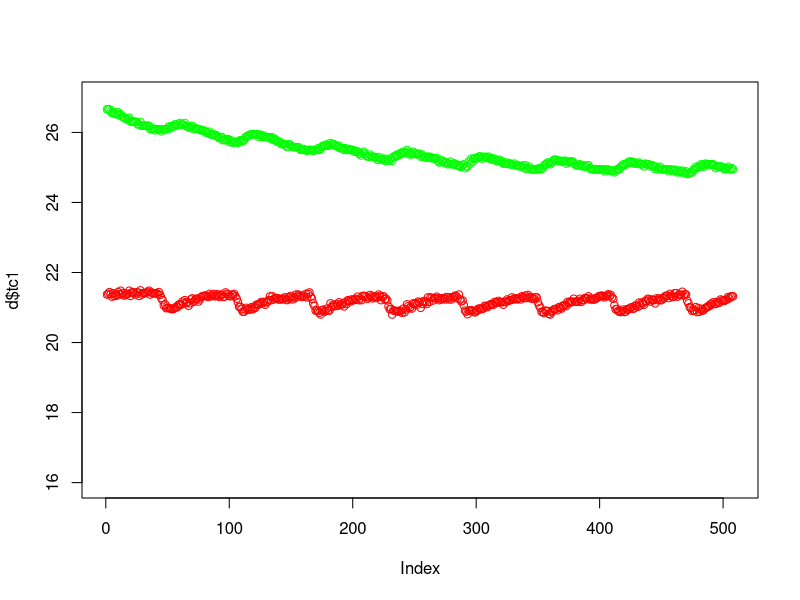
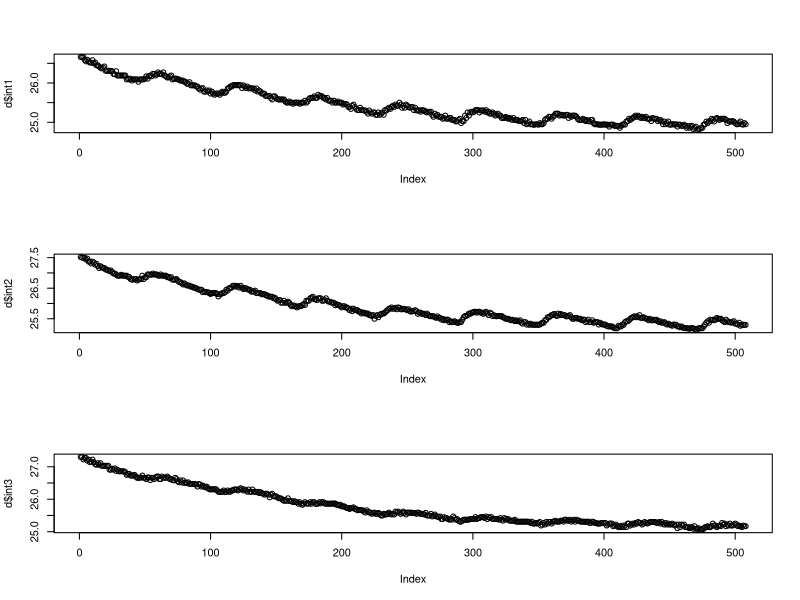
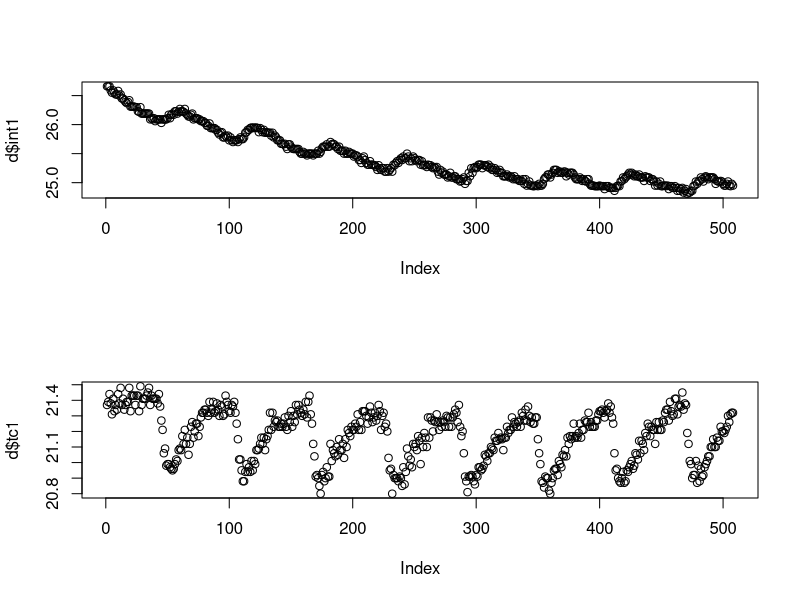
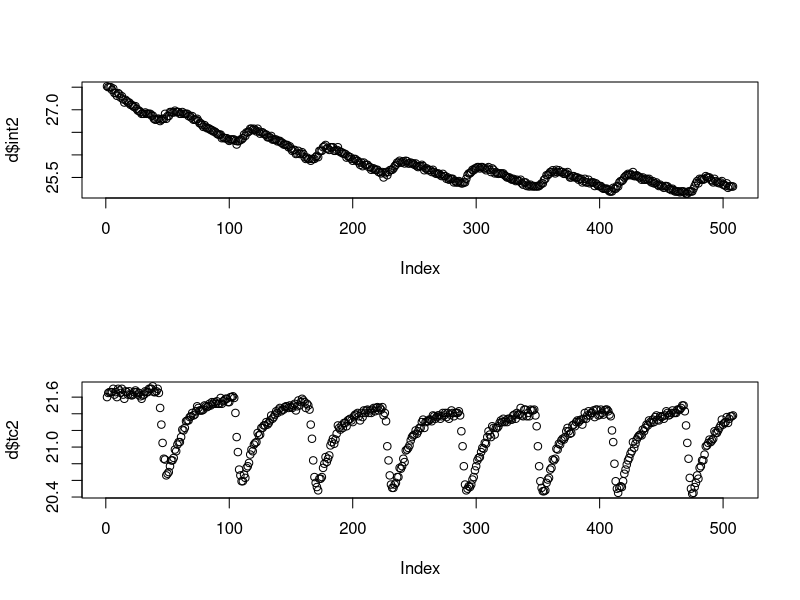
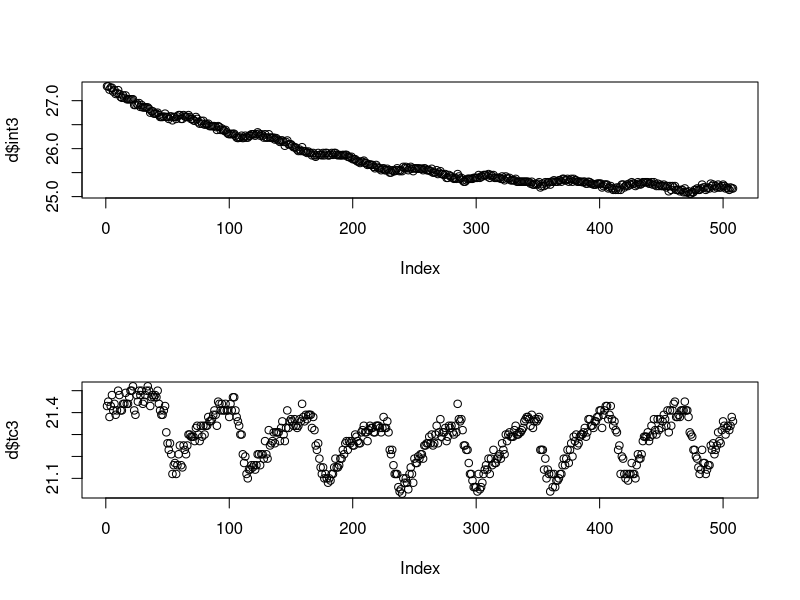
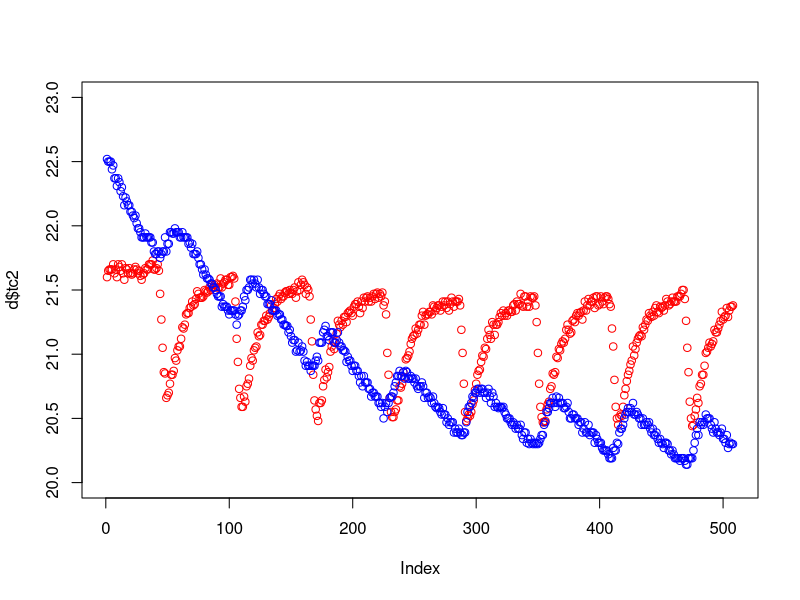
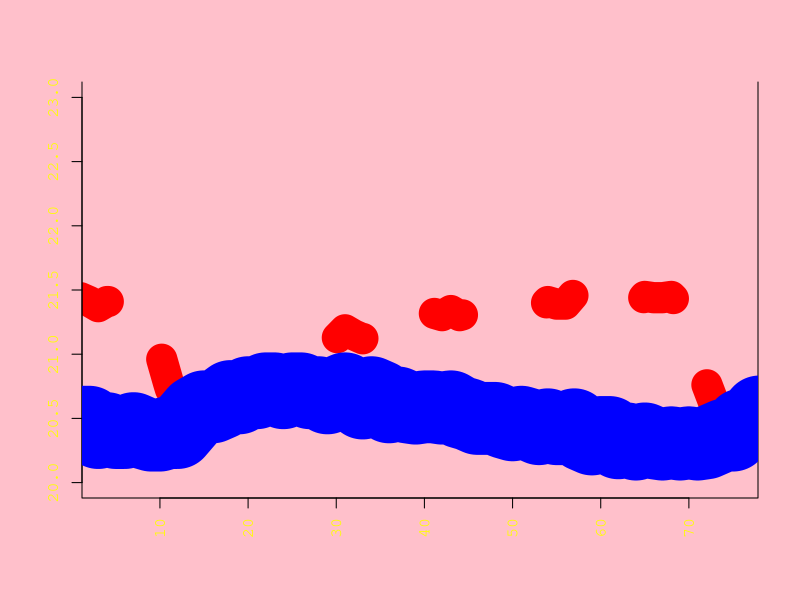
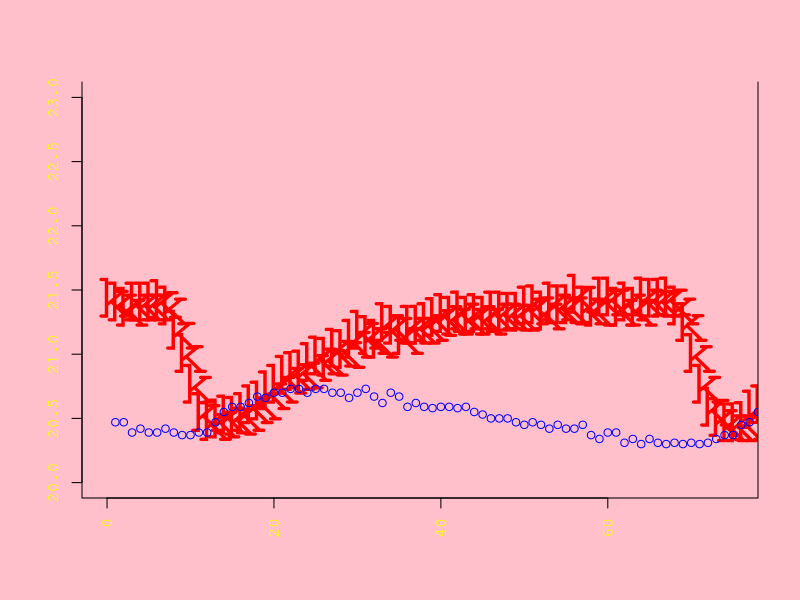

Write the R code that produced these figures, in order.
setwd("~/Documents/Projects/UAF/sap-flux/data/2017-03-08-invert-testing/")
d = data.frame(read.csv("test_10ohm_air_noRes_inWater_typeT_onChip_Route_probes.csv"))
names(d) <- c("tc1", "tc2", "tc3", "int1", "int2", "int3")
par(mfrow=c(1,1))
plot(d$tc1, col="red", ylim=c(16, 27))
points(d$int1, col="green")
par(mfrow=c(3,1))
plot(d$int1)
plot(d$int2)
plot(d$int3)

par(mfrow=c(2,1))
plot(d$int1)
plot(d$tc1)
plot(d$int2)
plot(d$tc2)
plot(d$int3)
plot(d$tc3)

d$int2_mod = d$int2-5
par(mfrow=c(1,1))
plot(d$tc2, col="red", ylim=c(20, 23))
points(d$int2_mod, col="blue")



d[1:4,]
trim = d[280:380,]
?par
par(ann=FALSE,
    bg="pink",
    bty="u",
    col.axis = "yellow",
    crt=23,
    family="mono",
    las=3)
plot(trim$tc2, col="red", type="l", ylim=c(20, 23), xlim=c(4,75), lwd=30, lty=33)
lines(trim$int2_mod, col="blue", lwd=70)


plot(trim$tc2, col="red", type="p", ylim=c(20, 23), xlim=c(0,75), cex=4, pch=107)
points(trim$int2_mod, col="blue")


